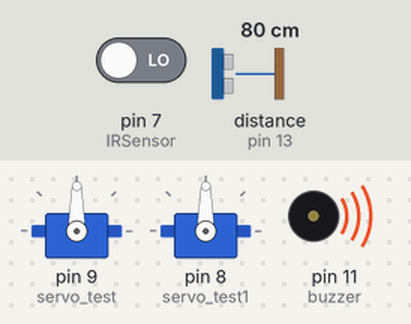
Recording of a sketch running on a simulated Arduino Uno, built with avr-gcc and run on an emulated ATmega328P. Parts: 2 × servo, buzzer (waves = sounding). Wiring (inferred from the names in the program): ultrasonic range finder: trigger pin 12; echo pin 13. The inputs (shaded band) are chosen by the test bench; at power-on: pin 7 (IRSensor) LOW, distance to the obstacle (sensor on pin 13) 80 cm. The echo pulse lasts 58.3 µs per cm; what the sketch prints to the serial monitor is not drawn.

Above: at 1.3 s.
1.4 s: pin 7 (IRSensor) driven HIGH
At 2.1 s:
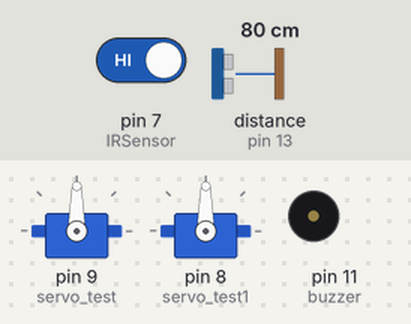
3.0 s: distance to the obstacle (sensor on pin 13) set to 12 cm
5.0 s: distance to the obstacle (sensor on pin 13) set to 9 cm
At 5.4 s:
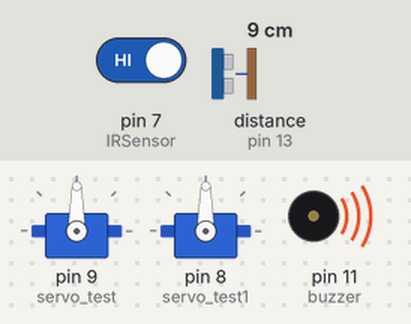
6.5 s: distance to the obstacle (sensor on pin 13) set to 18 cm
At 7.7 s:
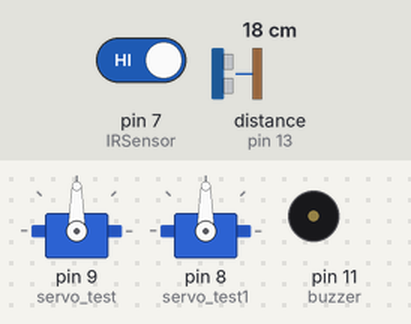
8.0 s: distance to the obstacle (sensor on pin 13) set to 2 cm
At 9.2 s:
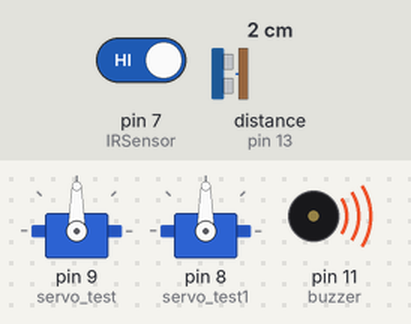
Timing chart, 0 to 10.5 s (numbered marks = the images above; inputs shaded):
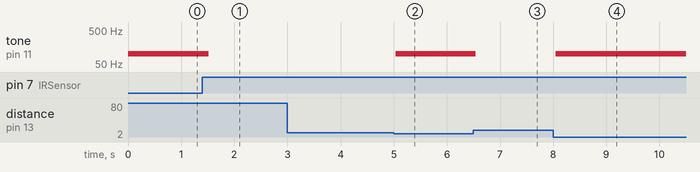

The sketch:

mailbox.ino
```cpp
#include <Servo.h>
#define trigPin 12
#define echoPin 13
int IRSensor = 7;
int sound=100;
int distance;
int buzzer =11;
Servo servo_test;
Servo servo_test1;
int angle = 180;

void setup()
{
 Serial.begin (9600);
 pinMode(trigPin, OUTPUT);
 pinMode(echoPin, INPUT);
 pinMode(buzzer, OUTPUT);
 servo_test.attach(9);
 servo_test1.attach(8);
 pinMode(IRSensor, INPUT);
}
void loop()
{
 long duration, distance;
 digitalWrite(trigPin, LOW);
 delayMicroseconds(2);
 digitalWrite(trigPin, HIGH);
 delayMicroseconds(10);
 digitalWrite(trigPin, LOW);
 duration = pulseIn(echoPin, HIGH);
 distance = (duration*0.034)/2;
 Serial.print(distance);
 irs();
 if (distance <10){
  tone(buzzer, sound);
  //lcd
 }
 if (distance >20)
 {
  //tone(buzzer, sound);
  Serial.print(distance);
  Serial.println(" cm");
  //lcd display
//  if (distance >30)
 // {
  // serv();
  //}
 }
//else
//{
 // noTone(buzzer);
//}
 delay(500);
}
void serv()
{
 for(angle = 0; angle < 90; angle += 1)
  {
    servo_test.write(angle);
    servo_test1.write(angle);
    delay(15);
  }
 delay(1000);
 for(angle = 90; angle>=1; angle-=15)
  {
    servo_test.write(angle);
    servo_test1.write(angle);
    delay(5);
  }

}
void irs()
{
  int sensorStatus = digitalRead(IRSensor);
  if (sensorStatus == 1)
  {
   noTone(buzzer);
  }
  else
  {
   tone(buzzer, sound);
  }
}
```

Measured:
- the behaviour switches between 11 and 10 cm on distance to the obstacle (sensor on pin 13) (found by bisection; images 1 and 2)
- after the input at 1.4 s, tone on pin 11 (buzzer): 100 Hz → silent after 0.12 s
- after the input at 3.0 s, every drawn part: stays the same
- after the input at 5.0 s, tone on pin 11 (buzzer): silent → 100 Hz at once
- after the input at 6.5 s, tone on pin 11 (buzzer): 100 Hz → silent at once
- after the input at 8.0 s, tone on pin 11 (buzzer): silent → 100 Hz after 0.05 s
